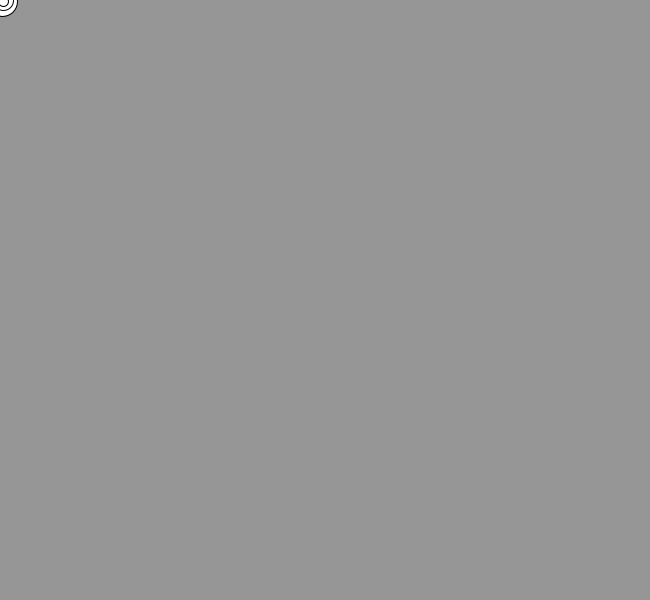
Frame 1 (no input)
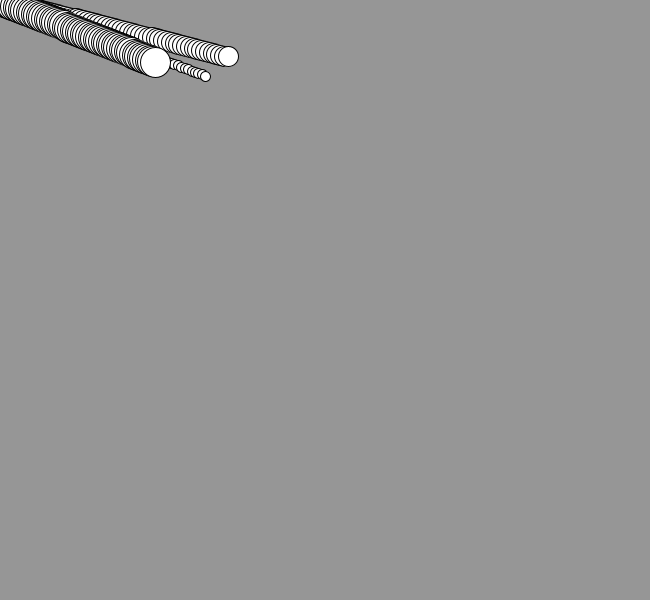
Frame 60 (the mouse pressed at the canvas centre just before this capture)
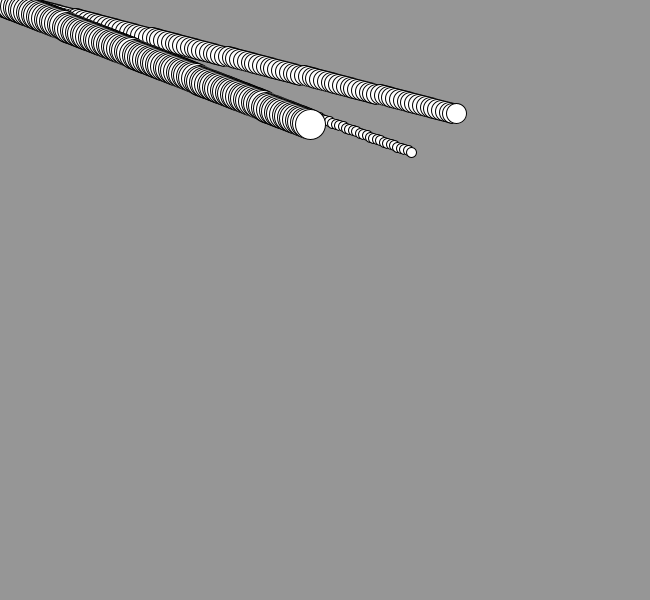
Frame 120 (the mouse held since frame 60 and released just before this capture)

The Processing sketch that drew these frames (run headless with seeded random() and noise(); from frame 60 on, the mouse is pressed at the canvas centre):

// Processing sketch: processing_160521
// ── processing_160521.pde

/* variable for meteo's x, y position*/
float x1 = 0;
float y1 = 0;
float x2 = 0;
float y2 = 0;
float x3 = 0;
float y3 = 0;
/* variable for meteo's x, y position*/

/* variable for meteo's x, y speed*/
float xspeed1;
float yspeed1;
float xspeed2;
float yspeed2;
float xspeed3;
float yspeed3;
/* variable for meteo's x, y speed*/

void setup() { 
  size(650, 600);
  background(150);
  
  /* reset values(random values between 0 to 4) 
  for meteo's x, y speed. This randmo values of x, y makes 
  direction&speed of meteo different*/
  xspeed1 = random(0, 4);
  yspeed1 = random(0, 4);       
  xspeed2 = random(0, 4);
  yspeed2 = random(0, 4);
  xspeed3 = random(0, 4);
  yspeed3 = random(0, 4);
  /* reset values(random values between 0 to 4) 
  for meteo's x, y speed. This randmo values of x, y makes 
  direction&speed of meteo different*/
}

void draw() {  
  /* make it move randomly! using random values! */
  x1 = x1 + xspeed1;
  y1 = y1 + yspeed1;
  x2 = x2 + xspeed2;
  y2 = y2 + yspeed2;  
  x3 = x3 + xspeed3;
  y3 = y3 + yspeed3;
  /* make it move randomly! using random values! */
  
  /* if meteo go out of canvas then reset meteo's x, y position 0(root)
  and reset the x,y speed values 
  to make meteo got different velocity&direction */ 
  if ( x1 > width+30 || y1 > height+30) {
    x1 = 0;
    y1 = 0;
    xspeed1 = random(0, 4);
    yspeed1 = random(0, 4);
  }

  if ( x2 > width+30 || y2 > height+30) {
    x2 = 0;
    y2 = 0;
    xspeed2 = random(0, 4);
    yspeed2 = random(0, 4);
  }

  if ( x3 > width+30 || y3 > height+30) {
    x3 = 0;
    y3 = 0;
    xspeed3 = random(0, 4);
    yspeed3 = random(0, 4);
  }  
  /* if meteo go out of canvas then reset meteo's x, y position 0(root)
  and reset the x,y speed values 
  to make meteo got different velocity&direction */

  
  /* draw meteo */
  ellipse(x1, y1, 30, 30);
  ellipse(x2, y2, 20, 20);
  ellipse(x3, y3, 10, 10);
  /* draw meteo */
}


/* just for fun... change direction&velocity while you dragging mouse*/ 
void mouseDragged() {
  xspeed1 = random(0, 2);
  yspeed1 = random(0, 2);
  xspeed2 = random(0, 2);
  yspeed2 = random(0, 2);
  xspeed3 = random(0, 2);
  yspeed3 = random(0, 2);
}
